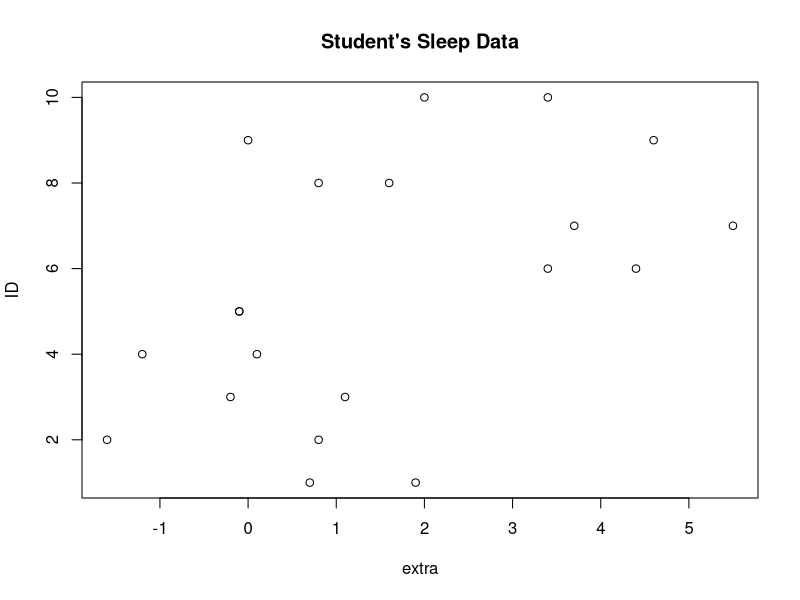
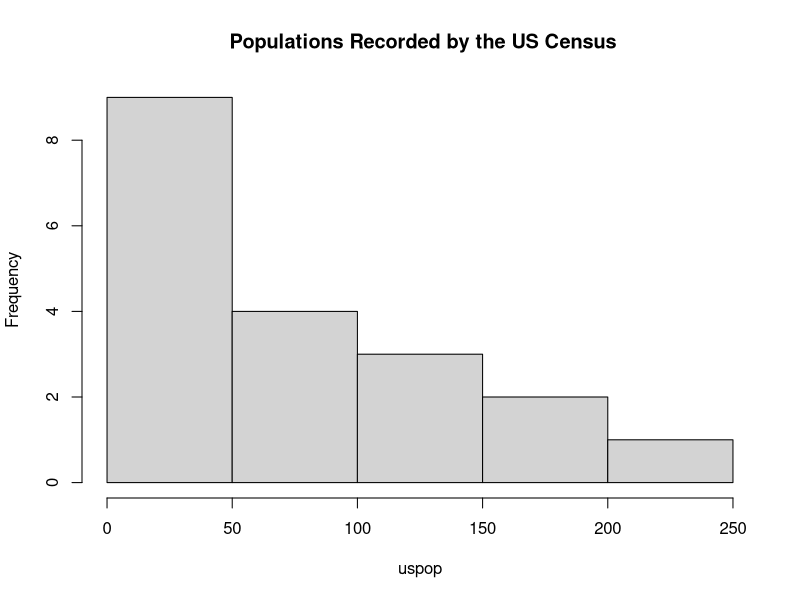
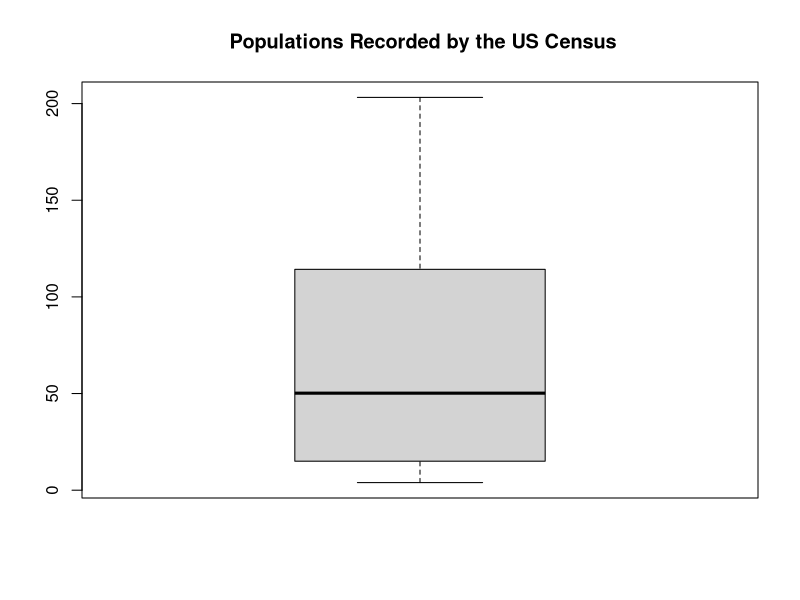
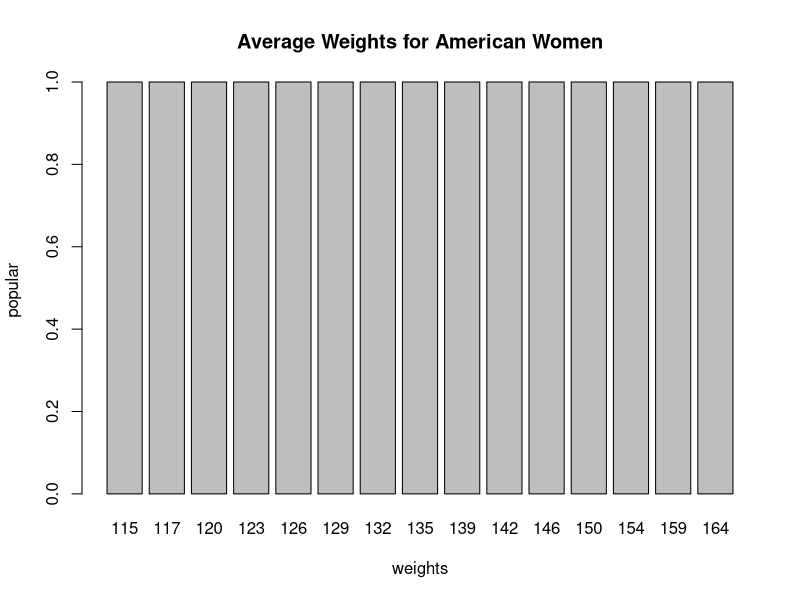

Source code (R) for these figures, in order:
plot(sleep$extra,sleep$ID,main = "Student's Sleep Data",xlab="extra",ylab="ID")
hist(uspop,main=" Populations Recorded by the US Census",xlab="uspop")
boxplot(uspop,main=" Populations Recorded by the US Census")
barplot(table(factor(women$weight)),main = "Average Weights for American Women",xlab="weights",ylab = "popular")